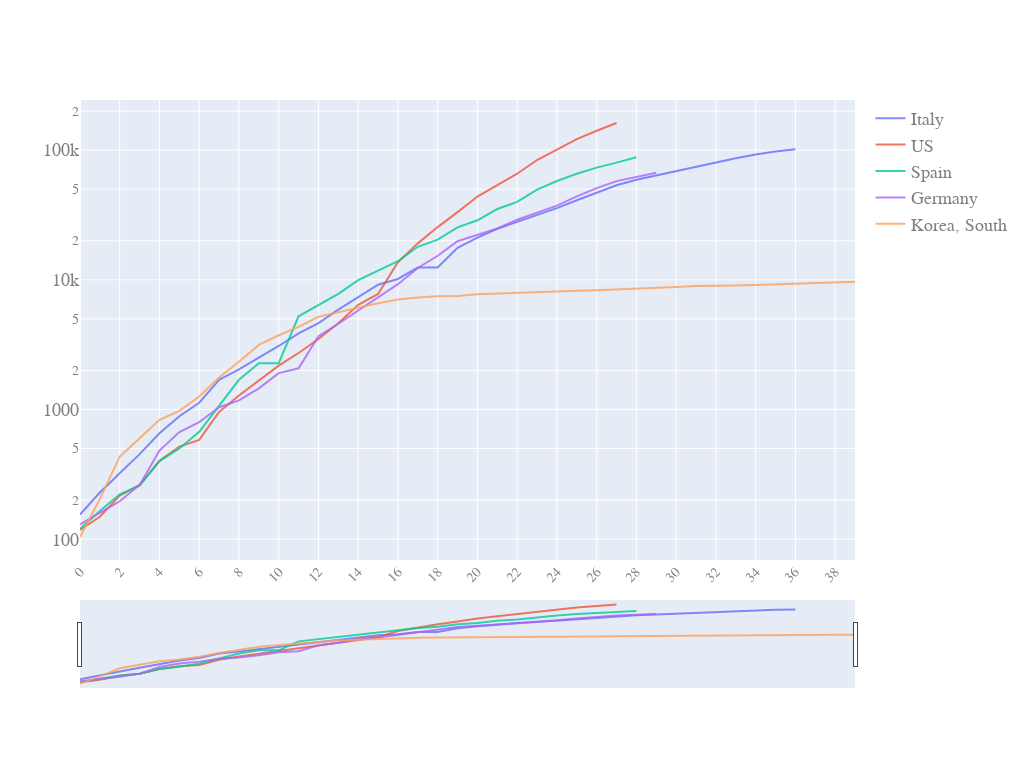

The notebook cell this image was saved under:
### Code cell
quick_plot(df_analyse.date,
          df_analyse.iloc[:,3:-1],
          y_scale='log',
          slider=True)

### Figure 1 — Plotly figure (JSON) as saved in the notebook; plotly's stock layout.template omitted (floating-point values rounded to 4 significant figures)
{"data": [{"name": "Italy", "opacity": 0.8, "type": "scatter", "x": [0, 1, 2, 3, 4, 5, 6, 7, 8, 9, 10, 11, 12, 13, 14, 15, 16, 17, 18, 19, 20, 21, 22, 23, 24, 25, 26, 27, 28, 29, 30, 31, 32, 33, 34, 35, 36, 37, 38, 39], "y": [155, 229, 322, 453, 655, 888, 1128, 1694, 2036, 2502, 3089, 3858, 4636, 5883, 7375, 9172, 10149, 12462, 12462, 17660, 21157, 24747, 27980, 31506, 35713, 41035, 47021, 53578, 59138, 63927, 69176, 74386, 80589, 86498, 92472, 97689, 101739, null, null, null]}, {"name": "US", "opacity": 0.8, "type": "scatter", "x": [0, 1, 2, 3, 4, 5, 6, 7, 8, 9, 10, 11, 12, 13, 14, 15, 16, 17, 18, 19, 20, 21, 22, 23, 24, 25, 26, 27, 28, 29, 30, 31, 32, 33, 34, 35, 36, 37, 38, 39], "y": [118, 149, 217, 262, 402, 518, 583, 959, 1281, 1663, 2179, 2727, 3499, 4632, 6421, 7783, 13677, 19100, 25489, 33276, 43847, 53740, 65778, 83836, 101657, 121478, 140886, 161807, null, null, null, null, null, null, null, null, null, null, null, null]}, {"name": "Spain", "opacity": 0.8, "type": "scatter", "x": [0, 1, 2, 3, 4, 5, 6, 7, 8, 9, 10, 11, 12, 13, 14, 15, 16, 17, 18, 19, 20, 21, 22, 23, 24, 25, 26, 27, 28, 29, 30, 31, 32, 33, 34, 35, 36, 37, 38, 39], "y": [120, 165, 222, 259, 400, 500, 673, 1073, 1695, 2277, 2277, 5232, 6391, 7798, 9942, 11748, 13910, 17963, 20410, 25374, 28768, 35136, 39885, 49515, 57786, 65719, 73235, 80110, 87956, null, null, null, null, null, null, null, null, null, null, null]}, {"name": "Germany", "opacity": 0.8, "type": "scatter", "x": [0, 1, 2, 3, 4, 5, 6, 7, 8, 9, 10, 11, 12, 13, 14, 15, 16, 17, 18, 19, 20, 21, 22, 23, 24, 25, 26, 27, 28, 29, 30, 31, 32, 33, 34, 35, 36, 37, 38, 39], "y": [130, 159, 196, 262, 482, 670, 799, 1040, 1176, 1457, 1908, 2078, 3675, 4585, 5795, 7272, 9257, 12327, 15320, 19848, 22213, 24873, 29056, 32986, 37323, 43938, 50871, 57695, 62095, 66885, null, null, null, null, null, null, null, null, null, null]}, {"name": "Korea, South", "opacity": 0.8, "type": "scatter", "x": [0, 1, 2, 3, 4, 5, 6, 7, 8, 9, 10, 11, 12, 13, 14, 15, 16, 17, 18, 19, 20, 21, 22, 23, 24, 25, 26, 27, 28, 29, 30, 31, 32, 33, 34, 35, 36, 37, 38, 39], "y": [104, 204, 433, 602, 833, 977, 1261, 1766, 2337, 3150, 3736, 4335, 5186, 5621, 6088, 6593, 7041, 7314, 7478, 7513, 7755, 7869, 7979, 8086, 8162, 8236, 8320, 8413, 8565, 8652, 8799, 8961, 8961, 9037, 9137, 9241, 9332, 9478, 9583, 9661]}], "layout": {"autosize": true, "font": {"color": "#7f7f7f", "family": "PT Sans, monospace", "size": 18}, "height": 768, "width": 1024, "xaxis": {"nticks": 20, "rangeslider": {"visible": true}, "tickangle": -45, "tickfont": {"color": "#7f7f7f", "size": 14}}, "yaxis": {"type": "log"}}}
